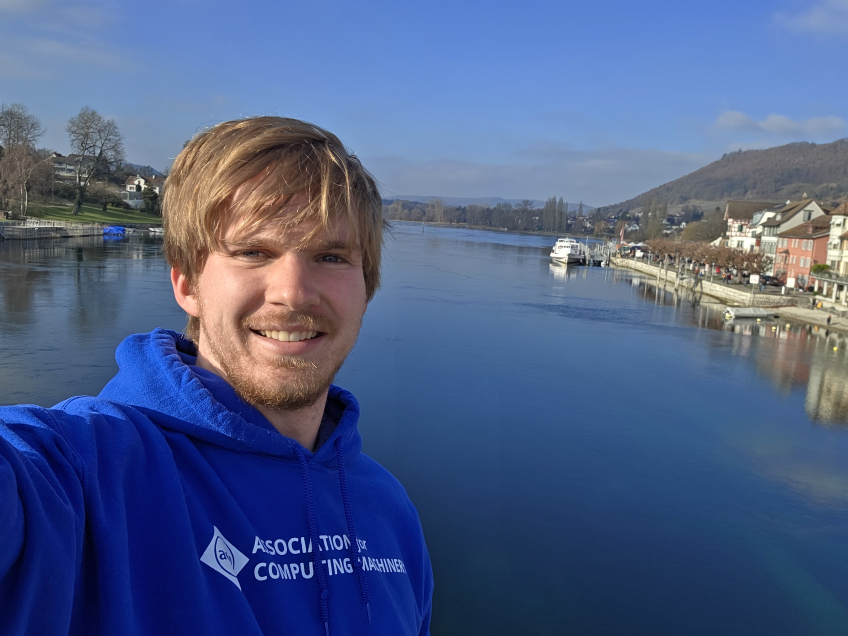
#> input picture inputs/stein_am_rhine.jpg, 3392 x 2544 px (shown at 1/4 size); the run also reads 1 picture not shown here
$ jupyter execute prime_image_generator_vadim.ipynb
#> lines starting #> are read from the running program, lines starting #| are printed output that depends on the picture
[cell 1]
import os
import numpy as np
from reportlab.pdfgen import canvas
from reportlab.lib.pagesizes import letter, landscape
import math
from PIL import Image, ImageFont
import matplotlib.pyplot as plt
from PIL import ImageDraw
import time
from sympy import isprime
import gmpy2
import sys
from sklearn.decomposition import PCA

[cell 2]
sys.set_int_max_str_digits(1000000)

[cell 3]
is_prime = isprime

[cell 4]
is_prime(1000)

[cell 5]
def getBrightnessValues(ALPHABET):
    brightness_values = []
    for digit in ALPHABET:
        # Create an image of the digit
        im_digit = Image.new("L", (10,10), color=255)  # White background
        plt_digit = ImageDraw.Draw(im_digit)
        plt_digit.text((0,0), str(digit), fill=0)  # Black digit
        # Compute average brightness
        total_brightness = 0
        for x in range(10):
            for y in range(10):
                total_brightness += im_digit.getpixel((x,y))
        avg_brightness = total_brightness / 100
        brightness_values.append((avg_brightness, digit))

    # Normalize and sort by brightness
    brightness_values.sort()  # Sort by first element of each tuple (the brightness)
    # Normalize brightness values to range 0 to 1
    min_brightness = brightness_values[0][0]
    max_brightness = brightness_values[-1][0]
    brightness_values = [((b - min_brightness) / (max_brightness - min_brightness), d) for (b,d) in brightness_values]

    return brightness_values

[cell 6]
def getCharMatrix(SAMPLE_HEIGHT, SAMPLE_WIDTH, pix_gray, brightness_values, return_gray=False):
    gray_matrix = np.zeros((SAMPLE_HEIGHT, SAMPLE_WIDTH))
    for x in range(SAMPLE_WIDTH):
        for y in range(SAMPLE_HEIGHT):
            gray_matrix[y, x] = pix_gray[x, y] / 255.0  # Normalize to 0 to 1

    char_matrix = np.zeros((SAMPLE_HEIGHT, SAMPLE_WIDTH), dtype=str)
    for x in range(SAMPLE_WIDTH):
        for y in range(SAMPLE_HEIGHT):
            brightness = gray_matrix[y, x]
            # Find the character with the closest brightness
            closest_char = None
            closest_diff = 2.0  # Larger than any possible difference
            for (b, d) in brightness_values:
                diff = abs(b - brightness)
                if diff < closest_diff:
                    closest_diff = diff
                    closest_char = str(d)
            char_matrix[y, x] = closest_char

    if return_gray:
        return char_matrix, gray_matrix

    return char_matrix

[cell 7]
alphabets = {
    "numeric": "0123456789",
    "hexadecimal": "0123456789ABCDEF",
    "alphanumeric": "0123456789ABCDEFGHIJKLMNOPQRSTUVWXYZ",
    "alphabetical": "ABCDEFGHIJKLMNOPQRSTUVWXYZ",
    "keyboardsmash": "1234567890!@#$%^&*()qwertyuiopasdfghjklzxcvbnmQWERTYUIOPASDFGHJKLZXCVBNM"
}

[cell 8]
def pca_grayscale(img: Image.Image, levels: int | None = None) -> Image.Image:
    # Ensure RGB, drop alpha if present
    rgb = img.convert("RGB")
    arr = np.asarray(rgb, dtype=np.float32) / 255.0

    h, w, _ = arr.shape
    pixels = arr.reshape(-1, 3)

    # PCA projection RGB -> 1D
    gray = PCA(n_components=1).fit_transform(pixels).reshape(h, w)

    # Normalize to [0, 1]
    gray -= gray.min()
    gray /= gray.max() + 1e-8

    # Optional: keep brightness orientation intuitive
    luminance = 0.2126 * arr[..., 0] + 0.7152 * arr[..., 1] + 0.0722 * arr[..., 2]
    if np.corrcoef(gray.ravel(), luminance.ravel())[0, 1] < 0:
        gray = 1.0 - gray

    # Optional discrete brightness levels
    if levels is not None:
        gray = np.round(gray * (levels - 1)) / (levels - 1)

    out = (gray * 255).clip(0, 255).astype(np.uint8)
    return Image.fromarray(out, mode="L")

[cell 9]
# [6 lines left out: function printCharMatrix, not called in this run]

def charMatrixToPDF(
    char_matrix,
    filename,
    bold=False,
    margin=10,
    bgcolor="#ffffff",
    textcolor="#000000",
    swapped_mask=None,
    swapped_textcolor="#ff0000",
    save_pdf=True,
    save_jpg=True,
    save_txt=True,
    output_suffix="",
    jpg_scale=4,
):
    if filename.endswith(".pdf"):
        filename = filename[:-4]  # Remove .pdf extension

    suffix_part = f"_{output_suffix}" if output_suffix else ""
    filename += suffix_part + "_" + str(char_matrix.shape[1]) + "x" + str(char_matrix.shape[0])
    filename += ".pdf"

    # Create outputs directory if it doesn't exist
    os.makedirs("./outputs", exist_ok=True)

    base_name = os.path.splitext(filename)[0]
    filepath = os.path.join("./outputs", filename)
    jpg_path = os.path.join("./outputs", base_name + ".jpg")
    txt_path = os.path.join("./outputs", base_name + ".txt")

    # Calculate font size and spacing
    num_cols = char_matrix.shape[1]
    num_rows = char_matrix.shape[0]

    # Use Courier (built-in monospace font)
    font_name = "Courier-Bold" if bold else "Courier"

    # Start with a reasonable font size
    font_size = 10

    # Courier has a fixed width-to-height ratio of approximately 0.6
    char_width = font_size * 0.6
    line_height = font_size * 0.65

    # Calculate required page dimensions
    page_width = num_cols * char_width + 2 * margin
    page_height = num_rows * line_height + 2 * margin

    c = canvas.Canvas(filepath, pagesize=(page_width, page_height)) if save_pdf else None

    if save_pdf:
        # Set background color
        c.setFillColor(bgcolor)
        c.rect(0, 0, page_width, page_height, fill=1, stroke=0)

        # Set text font
        c.setFont(font_name, font_size)

    # Start from top of page
    y_position = page_height - margin

    rendered_lines = []

    if swapped_mask is None:
        if save_pdf:
            c.setFillColor(textcolor)
        for row in range(num_rows):
            line = ""
            for col in range(num_cols):
                line += char_matrix[row, col]
            rendered_lines.append(line)
            if save_pdf:
                c.drawString(margin, y_position, line)
            y_position -= line_height
    else:
        for row in range(num_rows):
            line = ""
            for col in range(num_cols):
                cell_char = char_matrix[row, col]
                line += cell_char
                if save_pdf:
                    if bool(swapped_mask[row, col]):
                        c.setFillColor(swapped_textcolor)
                    else:
                        c.setFillColor(textcolor)
                    x_position = margin + col * char_width
                    c.drawString(x_position, y_position, cell_char)
            rendered_lines.append(line)
            y_position -= line_height

    if save_pdf:
        c.save()

    if save_jpg:
        jpg_scale = max(1, int(jpg_scale))
        jpg_width = int(math.ceil(page_width * jpg_scale))
        jpg_height = int(math.ceil(page_height * jpg_scale))
        jpg_image = Image.new("RGB", (jpg_width, jpg_height), color=bgcolor)
        jpg_draw = ImageDraw.Draw(jpg_image)
        try:
            jpg_font = ImageFont.truetype("DejaVuSansMono.ttf", font_size * jpg_scale)
        except Exception:
            jpg_font = ImageFont.load_default()

        scaled_margin = margin * jpg_scale
        scaled_char_width = char_width * jpg_scale
        scaled_line_height = line_height * jpg_scale
        y_position = scaled_margin
        for row in range(num_rows):
            if swapped_mask is None:
                jpg_draw.text((scaled_margin, y_position), rendered_lines[row], fill=textcolor, font=jpg_font)
            else:
                x_position = scaled_margin
                for col in range(num_cols):
                    cell_char = char_matrix[row, col]
                    fill = swapped_textcolor if bool(swapped_mask[row, col]) else textcolor
                    jpg_draw.text((x_position, y_position), cell_char, fill=fill, font=jpg_font)
                    x_position += scaled_char_width
            y_position += scaled_line_height
        jpg_image.save(jpg_path, quality=95, subsampling=0)

    if save_txt:
        with open(txt_path, "w", encoding="utf-8") as txt_file:
            txt_file.write("\n".join(rendered_lines))
            txt_file.write("\n")

    if save_pdf:
        print(f"PDF saved to {filepath} (size: {page_width:.1f} x {page_height:.1f} points)")
    if save_jpg:
        print(f"JPG saved to {jpg_path}")
    if save_txt:
        print(f"TXT saved to {txt_path}")

def digitizeImage(
    IMAGE_NAME="cat_phd.png",
    ALPHABET=alphabets["numeric"],
    SAMPLE_WIDTH=100,
    BOLD=False,
    BGCOLOR="#ffffff",
    TEXTCOLOR="#ff0000",
    UPDATE_INTERVAL=5,
    TOP_BUBBLE_PIXELS=20,
    MAX_BUBBLE_FLIPS=5,
    MAX_PRIME_CHECKS=250000,
    SMALL_PRIME_LIMIT=1000,
    PROBABLE_PRIME_ROUNDS=25,
    ENFORCE_PRIMALITY=True,
    SAVE_PDF=True,
    SAVE_JPG=True,
    SAVE_TXT=True,
    QUIET=False,
    GRAYSCALE_METHOD="standard", # Options: "pca" or "standard"
    # Directly open image
    ):
    import io
    from contextlib import redirect_stdout

    def _run_pipeline():
        im = Image.open(f"./inputs/{IMAGE_NAME}")
#> im is the input picture: PIL image 3392x2544 RGB; mean R, G, B 78.2, 95.3, 135.7
        width, height = im.size

        SAMPLE_HEIGHT = SAMPLE_WIDTH * height // width
        # Downsample the image
        im_small = im.resize((SAMPLE_WIDTH, SAMPLE_HEIGHT))
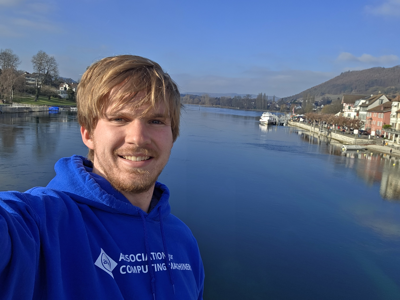
#> im_small: PIL image 400x300 RGB; mean R, G, B 78.2, 95.3, 135.7
        print(f"Output Dimensions: {SAMPLE_WIDTH}(w) x {SAMPLE_HEIGHT}(h) = {SAMPLE_WIDTH * SAMPLE_HEIGHT} chars")
#| Output Dimensions: 400(w) x 300(h) = 120000 chars

        # Get a matrix of grayscale brightness values for each pixel
        im_gray = None
        if GRAYSCALE_METHOD == "standard":
            im_gray = im_small.convert("L")  # Convert to grayscale
        elif GRAYSCALE_METHOD == "pca":
            im_gray = pca_grayscale(im_small)  # PCA-based grayscale conversion
#> in pca_grayscale, `gray = PCA(n_components=1).fit_transform(pixels).reshape(h, w)`:
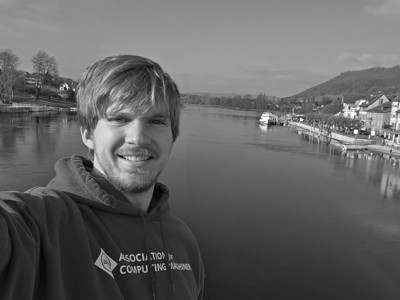
#> gray: shape (300, 400) float32; min -0.672, max 1.04, mean 0.000386; drawn with min black and max white
#> (the rest of the program and of its run is left out)
